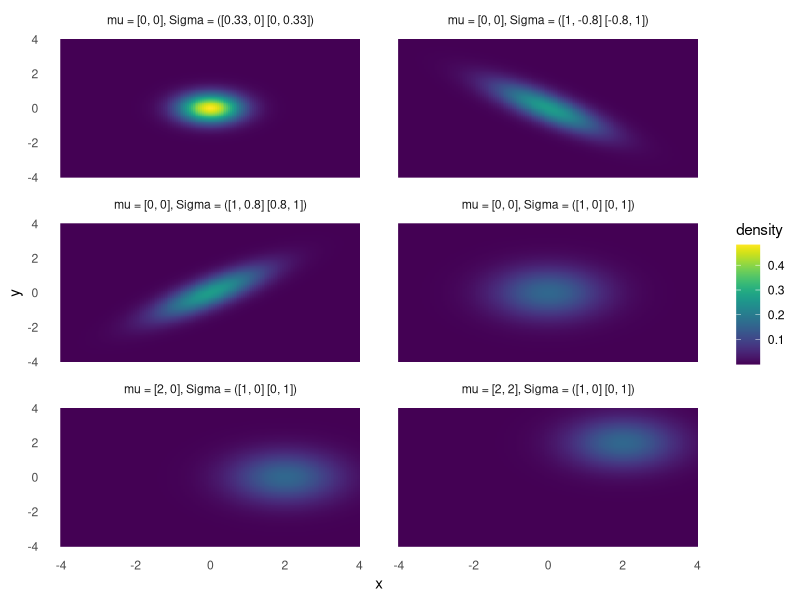

R code for this plot:
## ---- chunk 1
library("tidyverse")
library("viridis")
library("mvtnorm")
## ---- chunk 2

params <- list(
  list(id = "mu = [0, 0], Sigma = ([1, 0] [0, 1])", mu = c(0, 0), Sigma = matrix(c(1, 0, 0, 1), nrow = 2, ncol = 2)),
  list(id = "mu = [2, 0], Sigma = ([1, 0] [0, 1])", mu = c(2, 0), Sigma = matrix(c(1, 0, 0, 1), nrow = 2, ncol = 2)),
  list(id = "mu = [2, 2], Sigma = ([1, 0] [0, 1])", mu = c(2, 2), Sigma = matrix(c(1, 0, 0, 1), nrow = 2, ncol = 2)),
  list(id = "mu = [0, 0], Sigma = ([0.33, 0] [0, 0.33])", mu = c(0, 0), Sigma = matrix(c(0.33, 0, 0, 1), nrow = 2, ncol = 2)),
  list(id = "mu = [0, 0], Sigma = ([0.33, 0] [0, 0.33])", mu = c(0, 0), Sigma = matrix(c(0.33, 0, 0, 0.33), nrow = 2, ncol = 2)),
  list(id = "mu = [0, 0], Sigma = ([1, 0.8] [0.8, 1])", mu = c(0, 0), Sigma = matrix(c(1, 0.8, 0.8, 1), nrow = 2, ncol = 2)),
  list(id = "mu = [0, 0], Sigma = ([1, -0.8] [-0.8, 1])", mu = c(0, 0), Sigma = matrix(c(1, -0.8, -0.8, 1), nrow = 2, ncol = 2))
)

mvnorm_data <- function(id, mu, Sigma) {
  grid <- expand.grid(x = seq(-4, 4, by = 0.05),
                      y = seq(-4, 4, by = 0.05))
  data_frame(x = grid$x,
             y = grid$y,
             density = dmvnorm(as.matrix(grid), mu, Sigma),
             id = id)
}

mvnorm_densities <- map_df(params, lift_dl(mvnorm_data))

ggplot(mvnorm_densities, aes(x = x, y = y, fill = density)) +
  geom_raster() +
  facet_wrap(~ id, ncol = 2) + 
  scale_fill_viridis() + 
  theme_minimal() +
  theme(panel.grid = element_blank())
